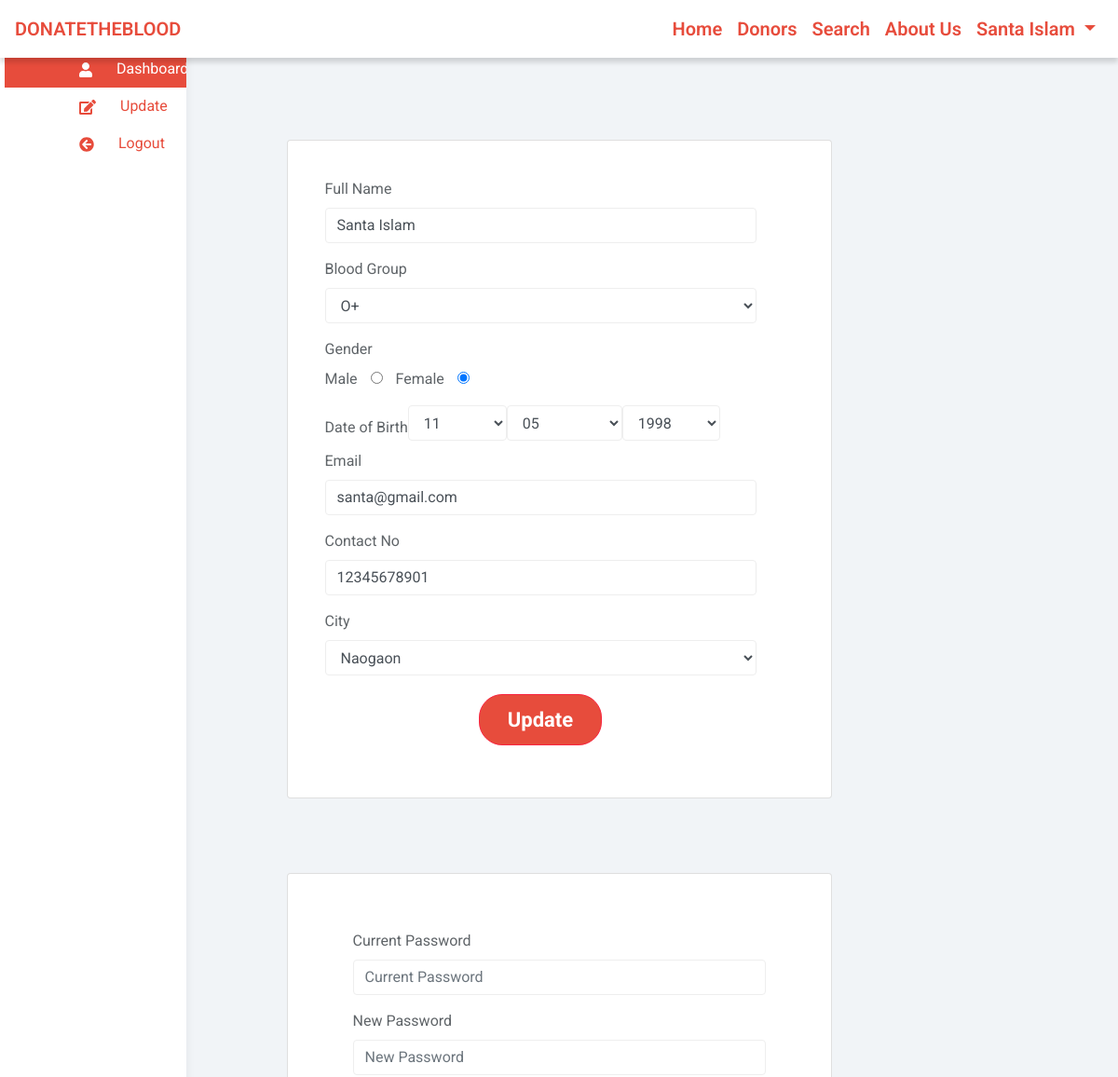
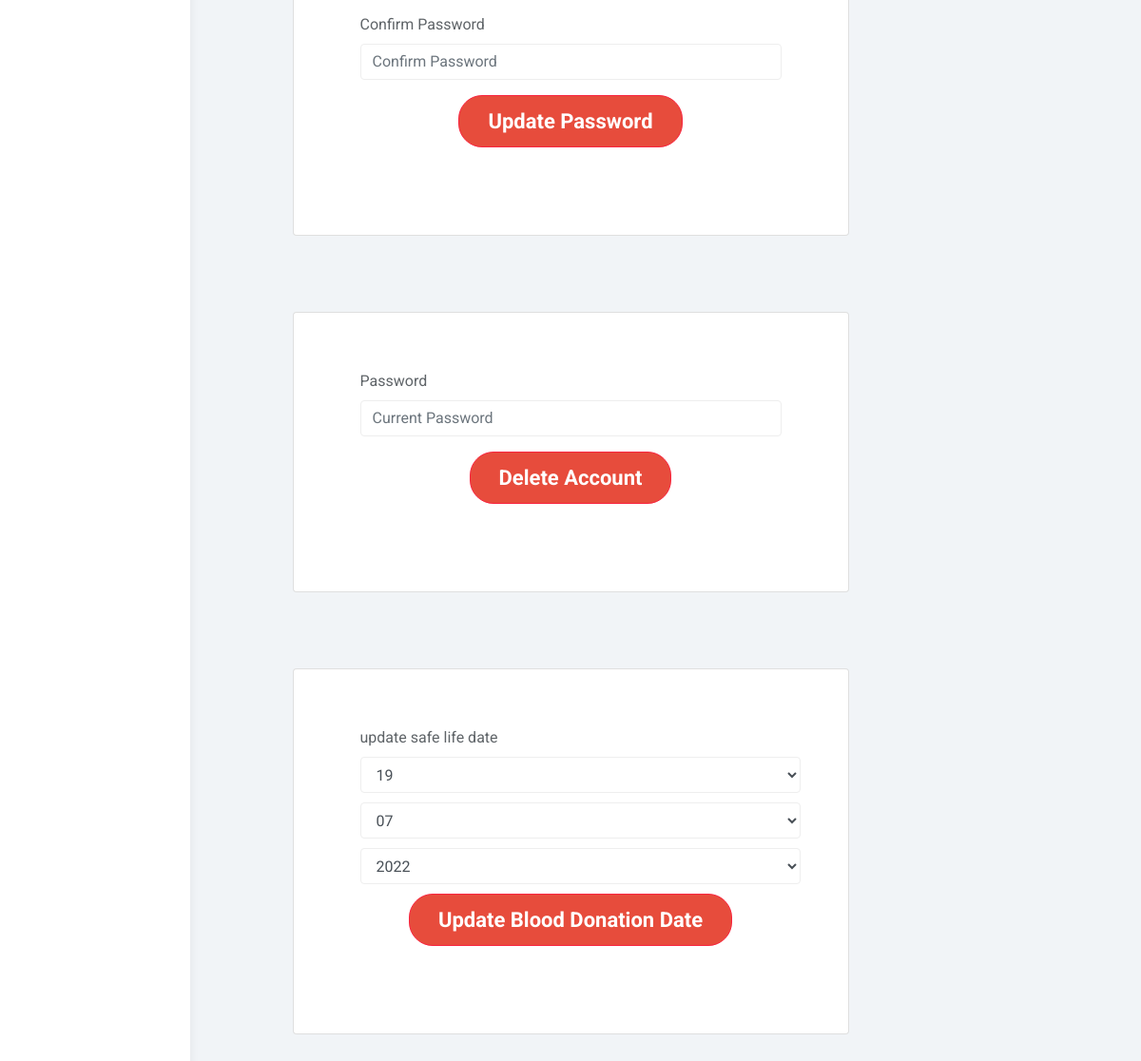
Page /user/update.php (signed in) on the committed database (2 pictures, top to bottom).
### tables this page shows
CREATE TABLE `donor` (
  `id` int(15) NOT NULL,
  `name` varchar(20) NOT NULL,
  `gender` varchar(20) NOT NULL,
  `email` varchar(40) NOT NULL,
  `city` varchar(20) NOT NULL,
  `dob` varchar(20) NOT NULL,
  `contact_no` varchar(20) NOT NULL,
  `save_life_date` varchar(20) NOT NULL,
  `password` varchar(40) NOT NULL,
  `blood_group` varchar(10) NOT NULL
);

### user/update.php (the view, shortened to what this page needs)
<?php
	include 'include/header.php';
	if(isset($_SESSION['user_id']) && !empty($_SESSION['user_id'])){
        	?>
        	<?php
  $sql = "SELECT * FROM donor WHERE id=".$_SESSION['user_id'];
        $result = mysqli_query($connection,$sql);
        if(mysqli_num_rows($result)>0)
        {
          while ($row = mysqli_fetch_assoc($result)){
            $name = $row['name'];
            $blood_group = $row['blood_group'];
            $gender = $row['gender'];
            $email = $row['email'];
            $contact = $row['contact_no'];
            $city = $row['city'];
            $dob = $row['dob'];
            $savelifedate = $row['save_life_date'];
            $savedate = explode("-",$savelifedate);
            $date = explode("-",$dob);
          }
        }
				?>
        <?php
include 'include/sidebar.php';
?>
			<div class="container" style="padding: 60px 0;">
			<div class="row">
				<div class=" card col-md-6 offset-md-3">
					<div class="panel panel-default" style="padding: 20px;">
						<form class="form-group" action="" method="post">
					<div class="form-group">
						<label for="fullname">Full Name</label>
						<input type="text" name="name" id="fullname" placeholder="Full Name" required pattern="[A-Za-z/\s]+" title="Only lower and upper case and space" class="form-control" value="<?php if(isset($name)) echo $name; ?>">
					</div>
          <div class="form-group">
              <label for="name">Blood Group</label><br>
              <select class="form-control demo-default" id="blood_group" name="blood_group" required>
                <?php if(isset($blood_group)) echo '<option selected="" value="'.$blood_group.'">'.$blood_group.'</option>'; ?>
              </select>
            </div>
            <div class="form-group">
				              <label for="gender">Gender</label>
				              <br>
				              		Male
				              		<input type="radio" name="gender" id="gender" value="Male" style="margin-left:10px; margin-right:10px;" checked>
				              		Female
				              		<input type="radio" name="gender" id="gender" value="Female" style="margin-left:10px;" <?php if(isset($gender)) { if($gender=="Female") echo "checked"; } ?> >
				    </div>
              <div class="form-inline">
              <label for="name">Date of Birth</label><br>
              <select class="form-control demo-default" id="date" name="day" style="margin-bottom:10px;" required>
              <?php if(isset($date['2'])) echo '<option selected="" value="'.$date['2'].'">'.$date['2'].'</option>'; ?>
              </select>
              <select class="form-control demo-default" name="month" id="month" style="margin-bottom:10px;" required>
                <?php if(isset($date['1'])) echo '<option selected="" value="'.$date['1'].'">'.$date['1'].'</option>'; ?>
              </select>
              <select class="form-control demo-default" id="year" name="year" style="margin-bottom:10px;" required>
                <?php if(isset($date['0'])) echo '<option selected="" value="'.$date['0'].'">'.$date['0'].'</option>'; ?>
            </select>
            </div>
            <div class="form-group">
						<label for="fullname">Email</label>
						<input type="text" name="email" id="email" placeholder="Email" pattern="[a-z0-9._%+-]+@[a-z0-9.-]+\.[a-z]{2,4}$" title="Please write correct email" class="form-control" value="<?php if(isset($email)) echo $email; ?>">
					</div>
					<div class="form-group">
              <label for="contact_no">Contact No</label>
              <input type="text" name="contact_no" placeholder="01*********" class="form-control" required pattern="^\d{11}$" title="11 numeric characters only" maxlength="11" value="<?php if(isset($contact)) echo $contact; ?>">
            </div>
					<div class="form-group">
              <label for="city">City</label>
              <select name="city" id="city" class="form-control demo-default" required>
  <?php if(isset($city)) echo '<option selected="" value="'.$city.'">'.$city.'</option>'; ?>
                </select>
            </div>
					<div class="form-group">
						<button id="submit" name="submit" type="submit" class="btn btn-lg btn-danger center-aligned" style="margin-top: 20px;">Update</button>
					</div>
				</form>
					</div>
				</div>
				<div class="card col-md-6 offset-md-3">
					<div class="panel panel-default" style="padding: 20px;">
						<form action="" method="post" class="form-group form-container" >
							<div class="form-group">
								<label for="oldpassword">Current Password</label>
								<input type="password" required name="old_password" placeholder="Current Password" class="form-control">
							</div>
							<div class="form-group">
								<label for="newpassword">New Password</label>
								<input type="password" required name="new_password" placeholder="New Password" class="form-control">
							</div>
							<div class="form-group">
								<label for="c_password">Confirm Password</label>
								<input type="password" required name="c_password" placeholder="Confirm Password" class="form-control">
							</div>
							<div class="form-group">
								<button class="btn btn-lg btn-danger center-aligned" type="submit" name="update_pass">Update Password</button>
							</div>
						</form>
					</div>
				</div>
				<div class="card col-md-6 offset-md-3">
					<div class="panel panel-default" style="padding: 20px;">
						<form action="" method="post" class="form-group form-container" >
							<div class="form-group">
								<label for="oldpassword">Password</label>
								<input type="password" required name="account_password" placeholder="Current Password" class="form-control">
							</div>
							<div class="form-group">
								<button class="btn btn-lg btn-danger center-aligned" type="submit" name="delete_account">Delete Account</button>
							</div>
						</form>
					</div>
				</div>
        <div class="card col-md-6 offset-md-3">
					<div class="panel panel-default" style="padding: 20px;">
						<form action="" method="post" class="form-group form-container" >
						<label for="name">update safe life date</label><br>
              <select class="form-control demo-default" id="savedate" name="saveday" style="margin-bottom:10px;" required>
              <?php if(isset($savedate['2'])) echo '<option selected="" value="'.$savedate['2'].'">'.$savedate['2'].'</option>'; ?>
              </select>
              <select class="form-control demo-default" name="savemonth" id="savemonth" style="margin-bottom:10px;" required>
                <?php if(isset($savedate['1'])) echo '<option selected="" value="'.$savedate['1'].'">'.$savedate['1'].'</option>'; ?>
              </select>
              <select class="form-control demo-default" id="saveyear" name="saveyear" style="margin-bottom:10px;" required>
                <?php if(isset($savedate['0'])) echo '<option selected="" value="'.$savedate['0'].'">'.$savedate['0'].'</option>'; ?>
            </select>
							<div class="form-group">
								<button class="btn btn-lg btn-danger center-aligned" type="submit" name="update_safe">Update Blood Donation Date</button>
							</div>
						</form>
					</div>
				</div>
			</div>
		</div>
<?php
}else{
		header("Location: ../index.php");
	}
include 'include/footer.php';
 ?>

### css/custom.css (style rules this page uses)
@media (min-width: 768px) { .form-group { text-align: center; } }
.form-group { padding-right: 20px; }
.btn-danger { background-color: #e74c3c; border-radius: 25px; padding: 10px 30px; font-size: 22px; font-weight: 700; }
.center-aligned { display: table; margin: 0 auto; }
.card { width: 350px; padding: 20px; margin-top: 40px; margin-bottom: 40px; }

### css/styles.css (style rules this page uses)
.form-control { border: 1px solid #eee; box-shadow: none; }
.btn-danger, .btn-danger:hover, .btn-danger:focus, .btn-danger:active, .btn-danger.active, .open > .dropdown-toggle.btn-danger, .btn-danger.disabled, .btn-danger[disabled], fieldset[disabled] .btn-danger, .btn-danger.disabled:hover, .btn-danger[disabled]:hover, fieldset[disabled] .btn-danger:hover, .btn-danger.disabled:focus, .btn-danger[disabled]:focus, fieldset[disabled] .btn-danger:focus, .btn-danger.disabled:active, .btn-danger[disabled]:active, fieldset[disabled] .btn-danger:active, .btn-danger.disabled.active, .btn-danger[disabled].active, fieldset[disabled] .btn-danger.active { background-color: #f9243f; border-color: #f9243f; }
.panel { border: 0; }
.btn-danger { background-color: #e74c3c; border-radius: 25px; padding: 10px 30px; font-size: 22px; font-weight: 700; }
.center-aligned { display: table; margin: 0 auto; }

### user/update.php (style rules this page uses)
.form-group { text-align: left; }
.form-container { padding: 20px 10px 20px 30px; }

### rows in the picture
donor: name "Santa Islam", blood_group "O+", gender "☑", day "11", month "05", year "1998", email "santa@gmail.com", contact_no "12345678901", city "Naogaon", saveday "19", savemonth "07", saveyear "2022"

### other values in the picture
$_SESSION['name'] "Santa Islam"
